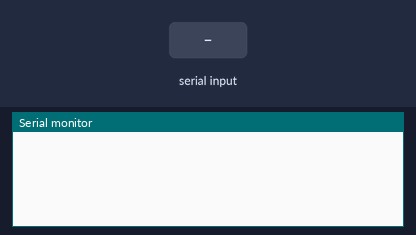
A sketch run on a simulated ESP8266 (NodeMCU). On the bench: the last lines printed to the serial monitor. The inputs (shaded band) are chosen by the test bench. WiFi joins after 1.5 s; servers stay silent unless stated; uploads are accepted with an empty reply.

Above: at 6.2 s.
6.3 s: "1(" received over Serial
At 8.1 s:
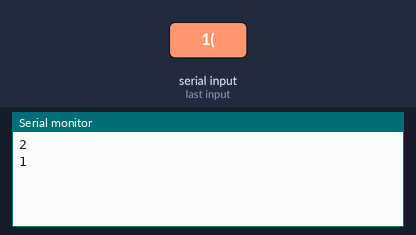
8.8 s: "0(" received over Serial
At 11.6 s:
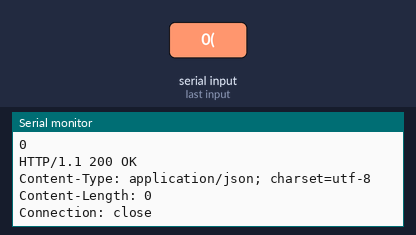
Timing chart, 0 to 13.1 s (numbered marks = the images above; inputs shaded):
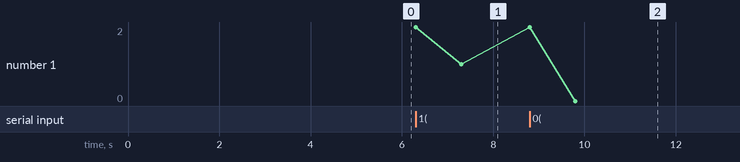

The sketch:

esp8266.ino
```cpp
/*
   Thư viện được sử dụng từ http://esp8266.github.io/Arduino/versions/2.3.0/doc/libraries.html#wifi-esp8266wifi-library
   https://github.com/esp8266/Arduino
   Một số hàm bên dưới tương tự thư viện wifi.h giành cho wifi shield. Tham khảo thêm tại https://www.arduino.cc/en/Reference/WiFi
*/
#include <ESP8266WiFi.h>

const char* ssid = "Wifi";// tên wifi mà bạn muốn connect
const char* pass = "123$%^baytamchin"; //pass wifi

const char* server = "192.168.1.43"; //Dùng tên miền dns
//IPAddress server(74,125,232,128); // Dùng Ip
char url[100];
char data[1000];
char outBuf[64];
WiFiClient client;

void setup() {
  Serial.begin(9600); // Cổng serial dùng để giao tiếp với arduino, bỏ debug
  // We start by connecting to a WiFi network
  WiFi.begin(ssid, pass);
  delay(5000);
}

void loop() {
  if (Serial.available()) {
    Serial.println(Serial.available());
    Serial.readBytesUntil('(', url, 100);


    Serial.readBytes(data, 100);
    Serial.println(url);
    Serial.println(data);
    if (client.connect(server, 80) == 1) {
      // Make a HTTP request:
      // send the header
      sprintf(outBuf, "POST %s HTTP/1.1", url);
      client.println(outBuf);
      sprintf(outBuf, "Host: %s", server);
      client.println(outBuf);
      client.println("User-Agent: Arduino/1.0");
      client.println("Connection: Keep-Alive");
      client.println("Content-Type: application/x-www-form-urlencoded; text/html; charset=utf-8");
      sprintf(outBuf, "Content-Length: %u", strlen(data));
      client.println(outBuf);
      client.println();
      client.print(data);
    }
  }

int connectLoop = 0;
String inChar;
  while (client.connected())
  {
    while (client.available())
    {
      inChar = client.readString();
      Serial.println(inChar);
      connectLoop = 0;
    }

    delay(1);
    connectLoop++;
    if (connectLoop > 10000)
    {
      Serial.println();
      Serial.println(F("Timeout"));
      client.stop();
    }
  }


}
```

Measured:
- after the input at 6.3 s, the serial monitor: prints a new line at once (image 1)
- after the input at 8.8 s, the serial monitor: prints a new line after 1.0 s (image 2)
